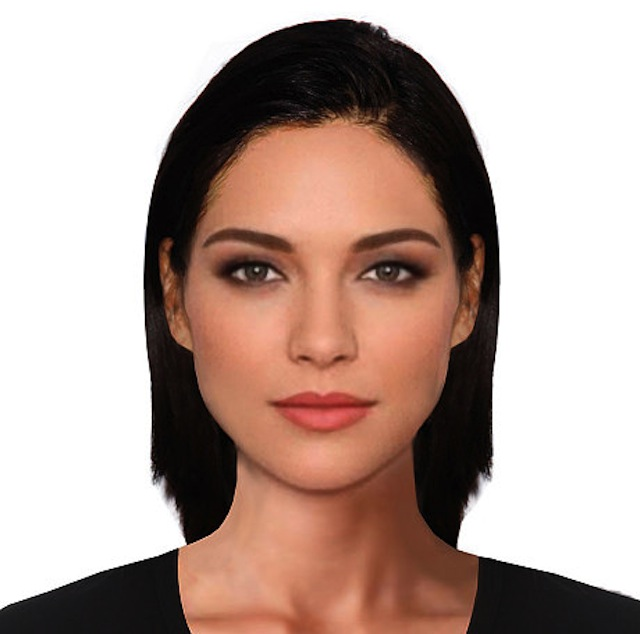
%> input picture rostros/1mujer.jpg, 640 x 634 px
$ octave index.m   (GNU Octave 9; MATLAB toolbox functions it lacks are replaced by stand-ins)
%> lines starting %> are read from the running program, lines starting %| are printed output that depends on the picture; in (x1, y1, x2, y2) boxes, pixels count from 0 and x2, y2 are one past the last pixel; in counts of white or black regions, pixels touching at a corner belong together; the program's own positions count from 1
### resizedImageBW.m
function y1 = resizedImageBW(name)
%> called with name = './rostros/1mujer.jpg'
img1 = imread(name);
%> img1 is the input picture: size 634x640x3 uint8; mean R, G, B 184, 162.8, 154.6
grayImage = rgb2gray(img1);
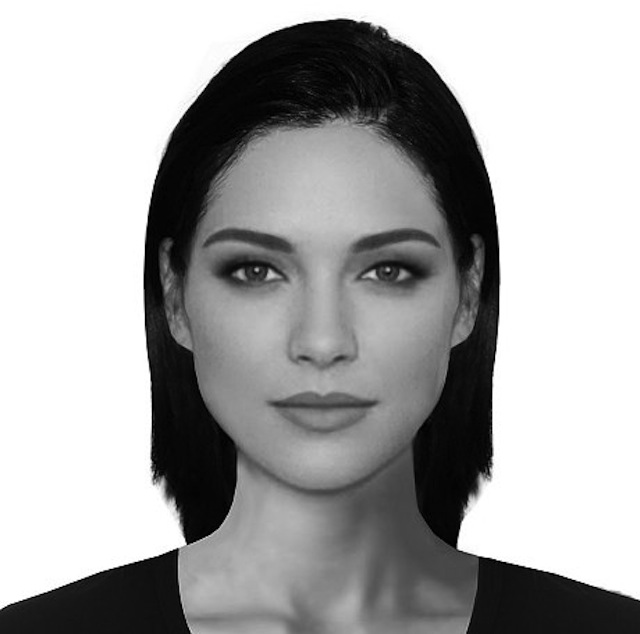
%> grayImage: size 634x640 uint8; min 0, max 255, mean 168.2
%imshow(grayImage)
bw = im2bw(grayImage);
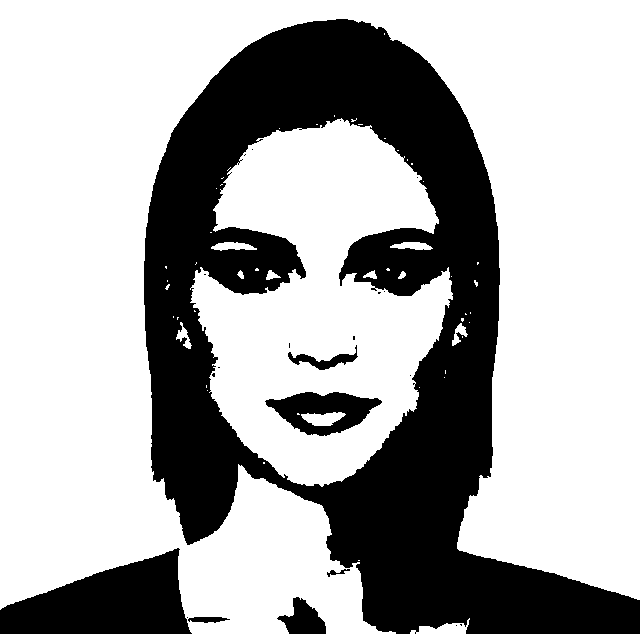
%> bw: size 634x640 logical; 68% white; 22 black regions (15 under 20 px), largest, box (x1, y1, x2, y2) and area: (144, 19, 640, 634) 114778, (0, 548, 192, 634) 10350, (265, 392, 382, 436) 2829
resized=imresize(bw,[40 30]);
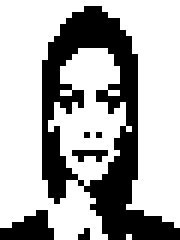
%> resized: size 40x30 logical (shown 6 times larger); 68.7% white; 6 black regions (4 under 20 px), largest, box (x1, y1, x2, y2) and area: (7, 1, 30, 40) 333, (0, 35, 9, 40) 30
%imshow(resized);

reshaped = reshape(resized,1200, 1);
%> reshaped = 1200 logical values, 824 true
y1 = transpose(reshaped);
%> y1 = 1200 logical values, 824 true
end

### index.m
clear;clc; close all;
y1=resizedImageBW('./rostros/1mujer.jpg');
%> y1 = 1200 logical values, 824 true
y2=resizedImageBW('./rostros/2hombre.jpg');
%> call 2 of resizedImageBW, with name = './rostros/2hombre.jpg'
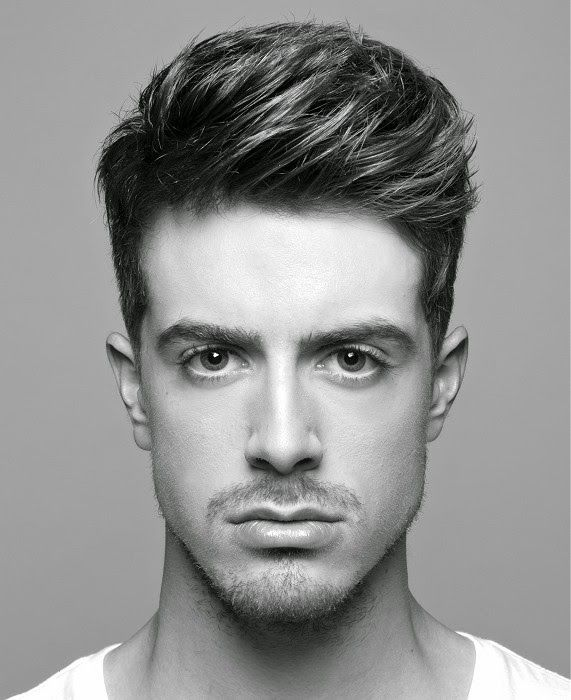
%> input picture rostros/2hombre.jpg, 571 x 700 px
%> in resizedImageBW, img1 is the input picture: size 700x571x3 uint8; mean R, G, B 143.7, 144.2, 143.4
%> in resizedImageBW (call 2), `bw = im2bw(grayImage);`:
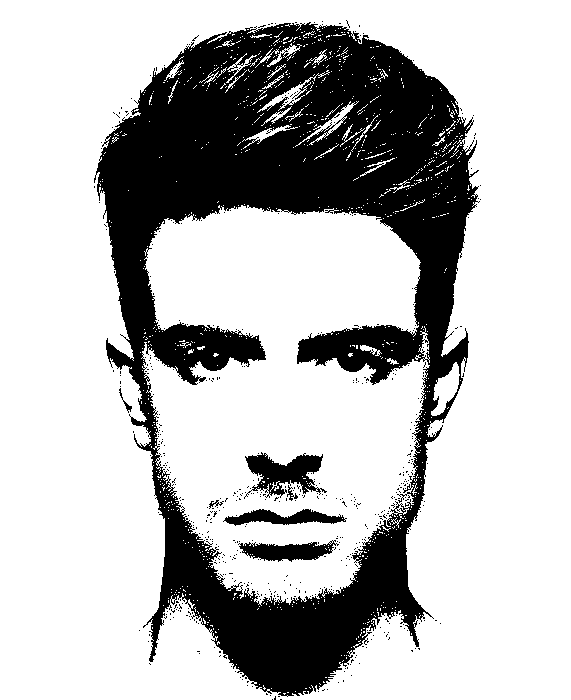
%> bw: size 700x571 logical; 73.6% white; 536 black regions (529 under 20 px), largest, box (x1, y1, x2, y2) and area: (94, 22, 480, 697) 100045, (244, 452, 327, 499) 1915, (238, 540, 339, 562) 1272
%> in resizedImageBW (call 2), `resized=imresize(bw,[40 30]);`:
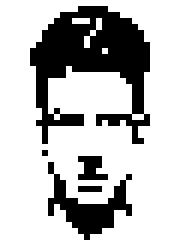
%> resized: size 40x30 logical (shown 6 times larger); 73.4% white; 5 black regions (3 under 20 px), largest, box (x1, y1, x2, y2) and area: (5, 1, 25, 24) 234, (8, 27, 22, 40) 66
%> in resizedImageBW (call 2), `reshaped = reshape(resized,1200, 1);`: reshaped = 1200 logical values, 881 true
%> y2 = 1200 logical values, 881 true
y3=resizedImageBW('./rostros/3hombre.jpg');
%> the run ends on the next line
